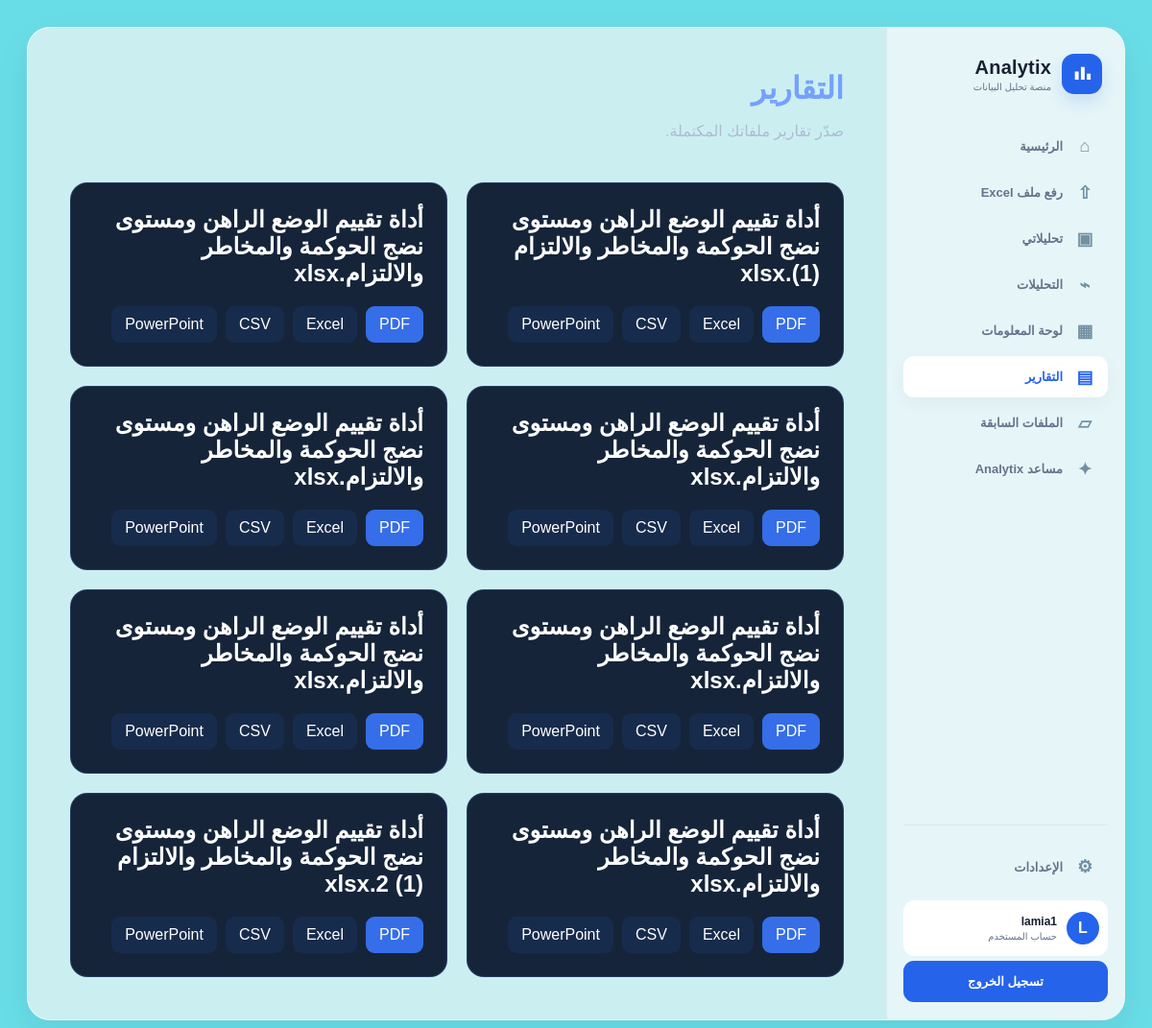
The page /reports/ (signed in) on the database as committed earlier.
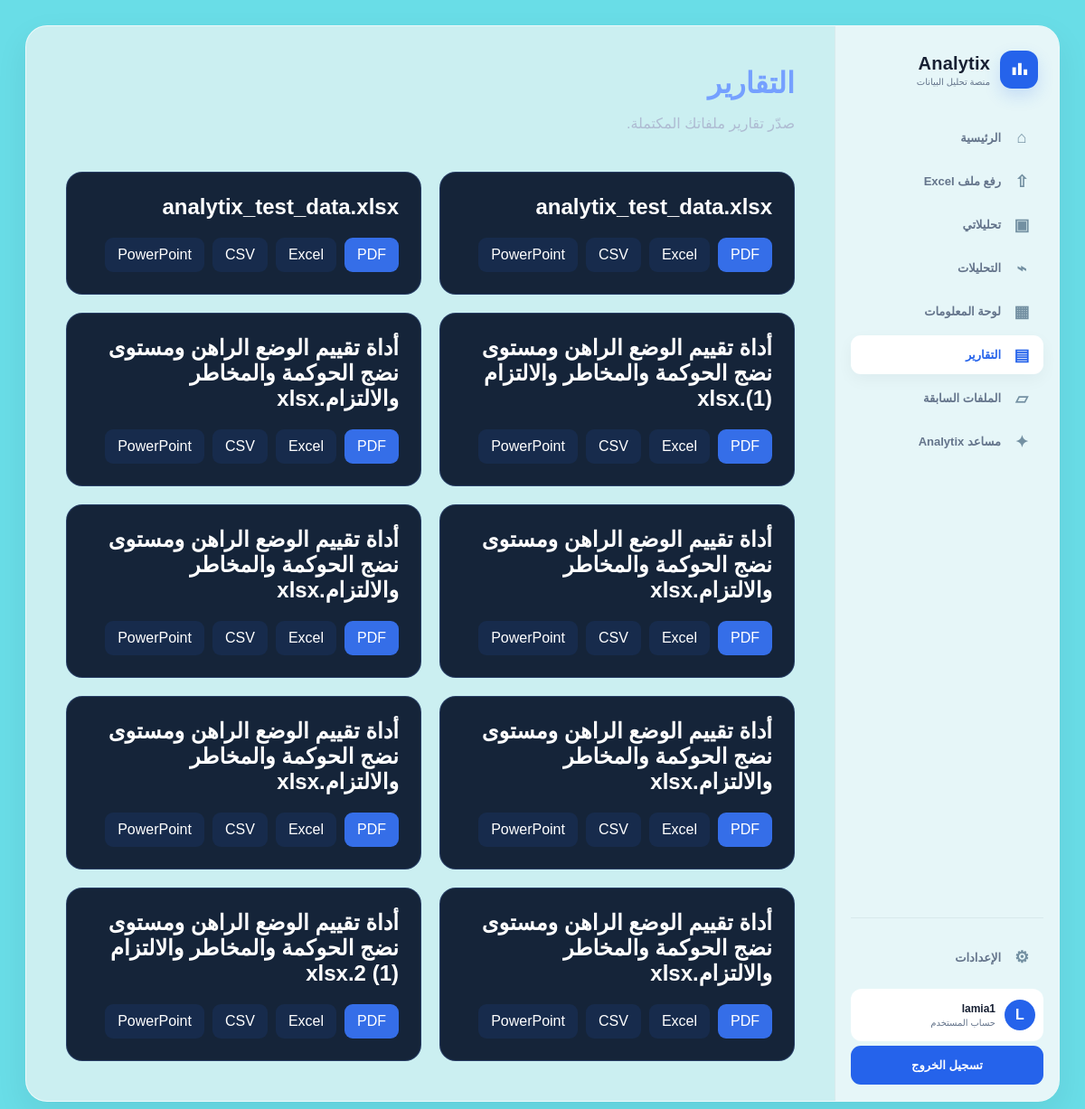
The same page on the database as committed later.
### datasets/models.py (models this page shows, shortened)
class Dataset(models.Model):
    STATUS_CHOICES = [
        ('uploaded', 'تم الرفع'),
        ('reading', 'جارٍ قراءة الملف'),
        ('ready', 'جاهز للتحليل'),
        ('failed', 'فشل تجهيز الملف'),
    ]
    user = models.ForeignKey(
        settings.AUTH_USER_MODEL,
        on_delete=models.CASCADE,
        related_name='datasets',
        verbose_name='المستخدم',
    )
    title = models.CharField(
        max_length=200,
        verbose_name='اسم ملف البيانات',
    )
    file = models.FileField(
        upload_to='analytix/excel_files/%Y/%m/',
        storage=raw_storage,
          max_length=500,
        validators=[
            FileExtensionValidator(
                allowed_extensions=[
                    'xlsx',
                    'xls',
                    'xlsm',
                ],
            ),
            validate_excel_size,
        ],
        verbose_name='ملف Excel',
    )
    original_filename = models.CharField(
        max_length=255,
        blank=True,
        verbose_name='اسم الملف الأصلي',
    )
    file_size = models.PositiveBigIntegerField(
        default=0,
        editable=False,
        verbose_name='حجم الملف بالبايت',
    )
    status = models.CharField(
        max_length=20,
        choices=STATUS_CHOICES,
        default='uploaded',
        db_index=True,
        verbose_name='حالة الملف',
    )
    error_message = models.TextField(
        blank=True,
        verbose_name='رسالة الخطأ',
    )
    uploaded_at = models.DateTimeField(
        auto_now_add=True,
        verbose_name='تاريخ الرفع',
    )
    updated_at = models.DateTimeField(
        auto_now=True,
        verbose_name='تاريخ آخر تحديث',
    )
    class Meta:
        verbose_name = 'ملف بيانات'
        verbose_name_plural = 'ملفات البيانات'
        ordering = ['-uploaded_at']
        indexes = [
            models.Index(
                fields=['user', 'status'],
            ),
            models.Index(
                fields=['uploaded_at'],
            ),
        ]

### reports/views.py (the view)
# urls.py: path('', views.report_list, name='list'),
@login_required
def report_list(request):
    datasets = Dataset.objects.filter(user=request.user, status='ready')
    return render(request, 'reports-templates/list.html', {'datasets': datasets})

### templates/reports-templates/list.html
{% extends 'workspace_section_base.html' %}{% block title %}التقارير | Analytix{% endblock %}{% block content %}<header class="section-heading"><div><h1>التقارير</h1><p>صدّر تقارير ملفاتك المكتملة.</p></div></header>{% if datasets %}<section class="section-grid">{% for dataset in datasets %}<article class="section-card"><h2>{{ dataset.original_filename|default:dataset.title }}</h2><div class="actions"><a class="action" href="{% url 'datasets:export_pdf' dataset.pk %}">PDF</a><a class="action soft" href="{% url 'datasets:export_excel' dataset.pk %}">Excel</a><a class="action soft" href="{% url 'datasets:export_csv' dataset.pk %}">CSV</a><a class="action soft" href="{% url 'datasets:export_powerpoint' dataset.pk %}">PowerPoint</a></div></article>{% endfor %}</section>{% else %}<section class="empty-state"><h2>لا توجد تقارير متاحة حتى الآن.</h2></section>{% endif %}{% endblock %}

Rows that differ between the two databases and show on the page:
added Dataset: original_filename "analytix_test_data.xlsx"
added Dataset: original_filename "analytix_test_data.xlsx"
